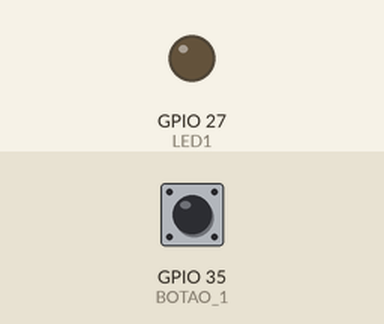
This sketch was run on a simulated ESP32. Shown: output pins drawn as LEDs (lit = HIGH). Inputs (shaded band) come from the test bench; at power-on: GPIO 35 (BOTAO_1) LOW.

Above: at 1.2 s.
1.3 s: GPIO 35 (BOTAO_1) pulled HIGH for 0.15 s
At 1.4 s:
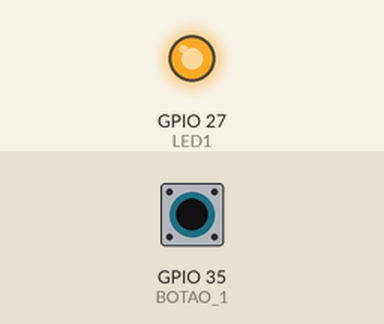
3.0 s: GPIO 35 (BOTAO_1) pulled HIGH for 3.2 s
At 7.5 s:
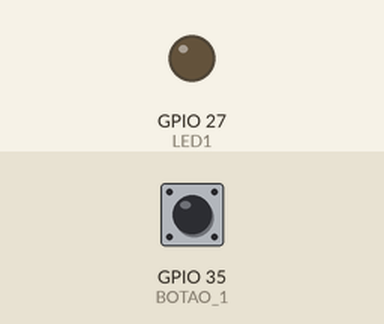
Timing chart, 0 to 9.0 s (numbered marks = the images above; inputs shaded):
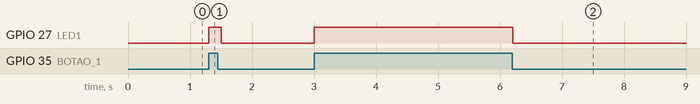

The sketch:

Leitura_Botao.ino
```cpp
//... Livro IoT na Prática - PROGRAMA 2 - Leitura de Entradas ...//

//............. BLOCO 1 - NOMEAR PINOS USADOS NO PROJETO .............//

int LED1 = 27;      // Seleciona o nome LED1 para o GPIO 27 do ESP32
int BOTAO_1 = 35;   // Seleciona o nome BOTAO_1 para o GPIO 35 do ESP32

int VALOR_B1 = 0;   // Seleciona uma variável para armazenar o estado digital
                    // do botão 1, ou seja 1 ou 0 / HIGH ou LOW

//............. BLOCO 2 - CONFIGURAR PINOS USADOS NO PROJETO .............//
void setup()
{
  pinMode(BOTAO_1,INPUT);   // Configura o GPIO 35 do ESP32 como entrada
  pinMode(LED1, OUTPUT);    // Configura o GPIO 27 do ESP32 como saída
}
//......... BLOCO 3 - REPETIÇÃO DAS TAREFAS USADAS NO PROJETO ...........//
void loop()
{
  VALOR_B1 = digitalRead(BOTAO_1); // Lê o estado do GPIO 35 e salva em VALOR_B1
  if(VALOR_B1 == 1)
  {
      digitalWrite(LED1, HIGH);   // Envia nível alto para o GPIO27 do ESP32
  }
  else
  {
      digitalWrite(LED1, LOW);    // Envia nível baixo para o GPIO27 do ESP32
  }
  delay(100);                     // Aguarda 1 Segundo
}
```

Measured:
- after the input at 1.3 s, GPIO 27 (LED1): LOW → HIGH at once, → LOW 0.20 s later
- after the input at 3.0 s, GPIO 27 (LED1): LOW → HIGH at once, → LOW 3.2 s later
